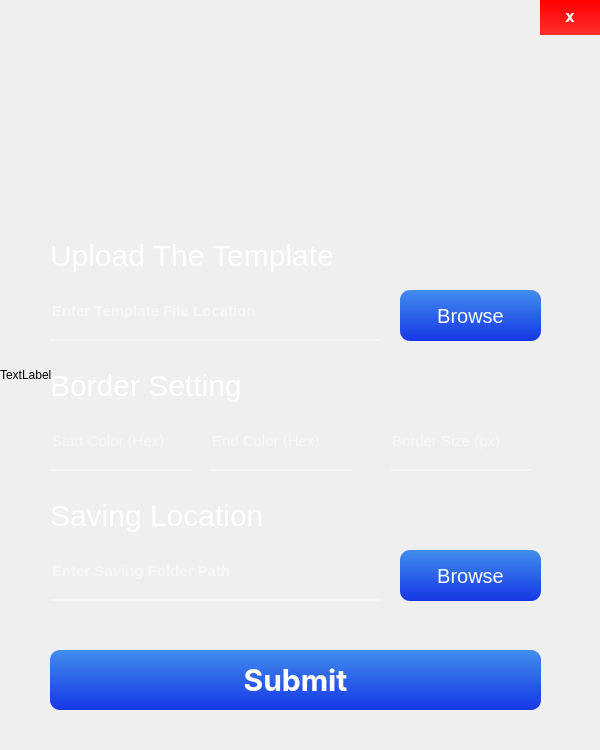
<?xml version="1.0" encoding="UTF-8"?>
<ui version="4.0">
 <class>Form</class>
 <widget class="QWidget" name="Form">
  <property name="geometry">
   <rect>
    <x>0</x>
    <y>0</y>
    <width>600</width>
    <height>750</height>
   </rect>
  </property>
  <property name="windowTitle">
   <string>Form</string>
  </property>
  <widget class="QLabel" name="label">
   <property name="geometry">
    <rect>
     <x>0</x>
     <y>0</y>
     <width>603</width>
     <height>750</height>
    </rect>
   </property>
   <property name="styleSheet">
    <string notr="true">border-image: url(:/Asset/UI Home.png);</string>
   </property>
   <property name="text">
    <string>TextLabel</string>
   </property>
  </widget>
  <widget class="QPushButton" name="BrowseTemplate">
   <property name="geometry">
    <rect>
     <x>400</x>
     <y>290</y>
     <width>141</width>
     <height>51</height>
    </rect>
   </property>
   <property name="styleSheet">
    <string notr="true">QPushButton {
    background-color: qlineargradient(spread:pad, x1:0, y1:0, x2:0, y2:1, stop:0 rgba(65, 141, 237, 255), stop:1 rgba(22, 55, 229, 255));
    color: white;
    border-radius: 10px;
	font-size: 20px;
font-family: &quot;SF Pro Display&quot;; 
	font-weight: normal; 
    font-style: normal;
}

QPushButton:pressed {
    background-color: qlineargradient(spread:pad, x1:0, y1:0, x2:0, y2:1, stop:0 rgba(15, 30, 180, 255), stop:1 rgba(50, 100, 200, 255));
}</string>
   </property>
   <property name="text">
    <string>Browse</string>
   </property>
  </widget>
  <widget class="QLineEdit" name="Template">
   <property name="geometry">
    <rect>
     <x>50</x>
     <y>290</y>
     <width>331</width>
     <height>51</height>
    </rect>
   </property>
   <property name="styleSheet">
    <string notr="true">background-color:rgba(0, 0, 0, 0);
border:none;
color:rgb(255, 255, 255);
border-bottom: 2px solid rgba(255, 255, 255, 100);
padding-bottom:7px;
font-size: 15px;
font-family: &quot;SF Pro Display&quot;; 
	font-weight: bold; 
    font-style: normal;</string>
   </property>
   <property name="text">
    <string/>
   </property>
   <property name="placeholderText">
    <string>Enter Template File Location</string>
   </property>
  </widget>
  <widget class="QLineEdit" name="StartColor">
   <property name="geometry">
    <rect>
     <x>50</x>
     <y>420</y>
     <width>141</width>
     <height>51</height>
    </rect>
   </property>
   <property name="styleSheet">
    <string notr="true">background-color:rgba(0, 0, 0, 0);
border:none;
color:rgb(255, 255, 255);
border-bottom: 2px solid rgba(255, 255, 255, 100);
padding-bottom:7px;
font-size: 15px;
font-family: &quot;SF Pro Display&quot;; 
	font-weight: 100; 
    font-style: normal;</string>
   </property>
   <property name="text">
    <string/>
   </property>
   <property name="placeholderText">
    <string>Start Color (Hex)</string>
   </property>
  </widget>
  <widget class="QLineEdit" name="EndColor">
   <property name="geometry">
    <rect>
     <x>210</x>
     <y>420</y>
     <width>141</width>
     <height>51</height>
    </rect>
   </property>
   <property name="styleSheet">
    <string notr="true">background-color:rgba(0, 0, 0, 0);
border:none;
color:rgb(255, 255, 255);
border-bottom: 2px solid rgba(255, 255, 255, 100);
padding-bottom:7px;
font-size: 15px;
font-family: &quot;SF Pro Display&quot;; 
	font-weight: 100; 
    font-style: normal;</string>
   </property>
   <property name="text">
    <string/>
   </property>
   <property name="placeholderText">
    <string>End Color (Hex)</string>
   </property>
  </widget>
  <widget class="QLineEdit" name="BorderSize">
   <property name="geometry">
    <rect>
     <x>390</x>
     <y>420</y>
     <width>141</width>
     <height>51</height>
    </rect>
   </property>
   <property name="styleSheet">
    <string notr="true">background-color:rgba(0, 0, 0, 0);
border:none;
color:rgb(255, 255, 255);
border-bottom: 2px solid rgba(255, 255, 255, 100);
padding-bottom:7px;
font-size: 15px;
font-family: &quot;SF Pro Display&quot;; 
	font-weight: 100; 
    font-style: normal;</string>
   </property>
   <property name="text">
    <string/>
   </property>
   <property name="placeholderText">
    <string>Border Size (px)</string>
   </property>
  </widget>
  <widget class="QPushButton" name="Exit">
   <property name="geometry">
    <rect>
     <x>540</x>
     <y>0</y>
     <width>60</width>
     <height>35</height>
    </rect>
   </property>
   <property name="font">
    <font>
     <family>SF Pro Display</family>
     <weight>75</weight>
     <bold>true</bold>
    </font>
   </property>
   <property name="cursor">
    <cursorShape>PointingHandCursor</cursorShape>
   </property>
   <property name="styleSheet">
    <string notr="true">background-color: qlineargradient(spread:pad, x1:0, y1:0, x2:0, y2:1, stop:0 rgba(255, 0, 0, 255), stop:1 rgba(255, 47, 47, 255));
    color: white;
    border-radius: 0px;</string>
   </property>
   <property name="text">
    <string>X</string>
   </property>
  </widget>
  <widget class="QLabel" name="label_2">
   <property name="geometry">
    <rect>
     <x>50</x>
     <y>360</y>
     <width>351</width>
     <height>51</height>
    </rect>
   </property>
   <property name="styleSheet">
    <string notr="true">background-color:rgba(0, 0, 0, 0);
border:none;
color:rgb(255, 255, 255);
font-size: 30px;
font-family: &quot;SF Pro Display&quot;; 
	font-weight: 100; 
    font-style: normal;</string>
   </property>
   <property name="text">
    <string>Border Setting</string>
   </property>
  </widget>
  <widget class="QLabel" name="label_3">
   <property name="geometry">
    <rect>
     <x>50</x>
     <y>230</y>
     <width>351</width>
     <height>51</height>
    </rect>
   </property>
   <property name="styleSheet">
    <string notr="true">background-color:rgba(0, 0, 0, 0);
border:none;
color:rgb(255, 255, 255);
font-size: 30px;
font-family: &quot;SF Pro Display&quot;; 
	font-weight: 100; 
    font-style: normal;</string>
   </property>
   <property name="text">
    <string>Upload The Template</string>
   </property>
  </widget>
  <widget class="QLineEdit" name="Saving">
   <property name="geometry">
    <rect>
     <x>50</x>
     <y>550</y>
     <width>331</width>
     <height>51</height>
    </rect>
   </property>
   <property name="styleSheet">
    <string notr="true">background-color:rgba(0, 0, 0, 0);
border:none;
color:rgb(255, 255, 255);
border-bottom: 2px solid rgba(255, 255, 255, 100);
padding-bottom:7px;
font-size: 15px;
font-family: &quot;SF Pro Display&quot;; 
	font-weight: bold; 
    font-style: normal;</string>
   </property>
   <property name="text">
    <string/>
   </property>
   <property name="placeholderText">
    <string>Enter Saving Folder Path</string>
   </property>
  </widget>
  <widget class="QPushButton" name="BrowseSaving">
   <property name="geometry">
    <rect>
     <x>400</x>
     <y>550</y>
     <width>141</width>
     <height>51</height>
    </rect>
   </property>
   <property name="styleSheet">
    <string notr="true">QPushButton {
    background-color: qlineargradient(spread:pad, x1:0, y1:0, x2:0, y2:1, stop:0 rgba(65, 141, 237, 255), stop:1 rgba(22, 55, 229, 255));
    color: white;
    border-radius: 10px;
	font-size: 20px;
font-family: &quot;SF Pro Display&quot;; 
	font-weight: normal; 
    font-style: normal;
}

QPushButton:pressed {
    background-color: qlineargradient(spread:pad, x1:0, y1:0, x2:0, y2:1, stop:0 rgba(15, 30, 180, 255), stop:1 rgba(50, 100, 200, 255));
}</string>
   </property>
   <property name="text">
    <string>Browse</string>
   </property>
  </widget>
  <widget class="QLabel" name="label_4">
   <property name="geometry">
    <rect>
     <x>50</x>
     <y>490</y>
     <width>351</width>
     <height>51</height>
    </rect>
   </property>
   <property name="styleSheet">
    <string notr="true">background-color:rgba(0, 0, 0, 0);
border:none;
color:rgb(255, 255, 255);
font-size: 30px;
font-family: &quot;SF Pro Display&quot;; 
	font-weight: 100; 
    font-style: normal;</string>
   </property>
   <property name="text">
    <string>Saving Location</string>
   </property>
  </widget>
  <widget class="QPushButton" name="Submit">
   <property name="geometry">
    <rect>
     <x>50</x>
     <y>650</y>
     <width>491</width>
     <height>60</height>
    </rect>
   </property>
   <property name="font">
    <font>
     <family>SF Pro Display</family>
     <pointsize>-1</pointsize>
     <weight>75</weight>
     <italic>false</italic>
     <bold>true</bold>
    </font>
   </property>
   <property name="cursor">
    <cursorShape>PointingHandCursor</cursorShape>
   </property>
   <property name="styleSheet">
    <string notr="true">QPushButton {
    background-color: qlineargradient(spread:pad, x1:0, y1:0, x2:0, y2:1, stop:0 rgba(65, 141, 237, 255), stop:1 rgba(22, 55, 229, 255));
    color: white;
    border-radius: 10px;
	font-size: 30px;
font-family: &quot;SF Pro Display&quot;; 
	font-weight: bold; 
    font-style: normal;
}


QPushButton:pressed {
    background-color: qlineargradient(spread:pad, x1:0, y1:0, x2:0, y2:1, stop:0 rgba(15, 30, 180, 255), stop:1 rgba(50, 100, 200, 255));
}</string>
   </property>
   <property name="text">
    <string>Submit</string>
   </property>
  </widget>
 </widget>
 <resources>
  <include location="Asset/Rsc.qrc"/>
 </resources>
 <connections/>
</ui>
